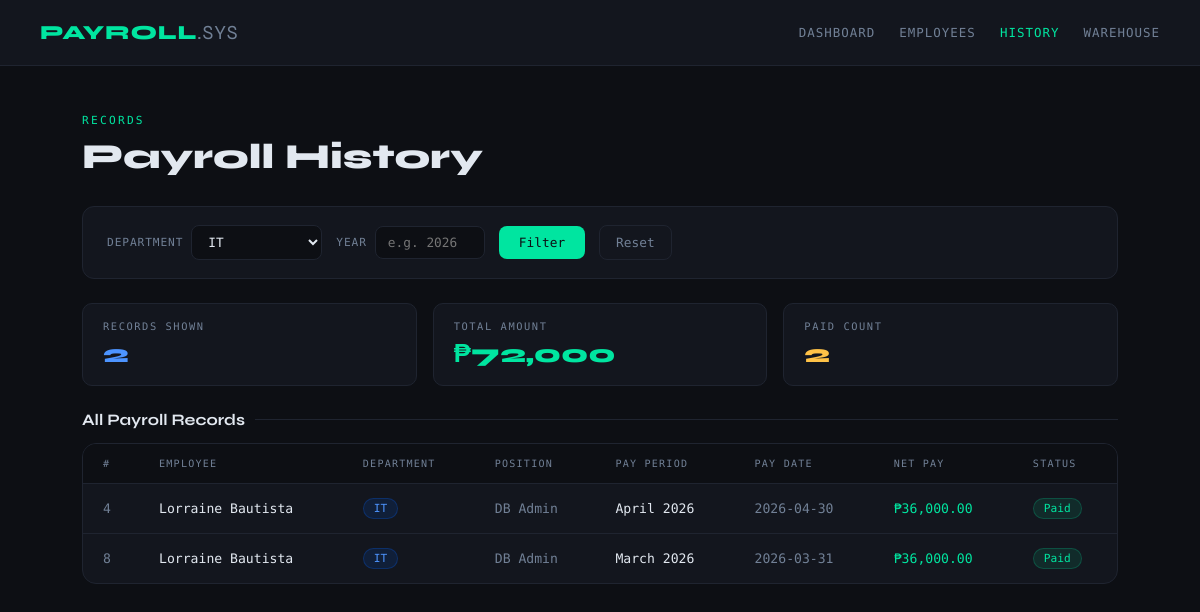
/payroll_history.php?department=IT, run on the app's committed database.
### tables this page shows
CREATE TABLE IF NOT EXISTS payroll (
    payroll_id  INT            NOT NULL AUTO_INCREMENT,
    employee_id INT            NOT NULL,
    amount_paid DECIMAL(10,2)  NOT NULL,
    pay_date    DATE           NOT NULL,
    pay_period  VARCHAR(50)    NOT NULL,
    status      VARCHAR(20)    NOT NULL DEFAULT 'Pending',
    PRIMARY KEY (payroll_id),
    FOREIGN KEY (employee_id) REFERENCES employees(employee_id)
        ON UPDATE CASCADE ON DELETE RESTRICT
);

CREATE TABLE IF NOT EXISTS departments (
    department_id   INT          NOT NULL AUTO_INCREMENT,
    department_name VARCHAR(100) NOT NULL,
    location        VARCHAR(100),
    PRIMARY KEY (department_id)
);

CREATE TABLE IF NOT EXISTS employees (
    employee_id   INT            NOT NULL AUTO_INCREMENT,
    first_name    VARCHAR(50)    NOT NULL,
    last_name     VARCHAR(50)    NOT NULL,
    email         VARCHAR(100)   NOT NULL UNIQUE,
    position      VARCHAR(100),
    salary        DECIMAL(10,2)  NOT NULL DEFAULT 0.00,
    hire_date     DATE           NOT NULL,
    department_id INT            NOT NULL,
    version       INT            NOT NULL DEFAULT 0,
    PRIMARY KEY (employee_id),
    FOREIGN KEY (department_id) REFERENCES departments(department_id)
        ON UPDATE CASCADE ON DELETE RESTRICT
);

### payroll_history.php (the view, shortened to what this page needs)
<?php include 'config/database.php'; ?>
<!DOCTYPE html>
<html lang="en">
<head>
</head>
<body>
<div class="topbar">
    <a href="dashboard.php" class="topbar-brand">PAYROLL<span>.SYS</span></a>
    <nav class="topbar-nav">
        <a href="dashboard.php">Dashboard</a>
        <a href="employees/index.php">Employees</a>
        <a href="payroll_history.php" class="active">History</a>
        <a href="warehouse/index.php">Warehouse</a>
    </nav>
</div>
<div class="main">
    <div class="page-header">
        <div class="page-label">Records</div>
        <h1 class="page-title">Payroll History</h1>
    </div>
    <div class="filter-bar">
        <form method="GET" action="payroll_history.php">
            <div class="filter-group">
                <span class="filter-label">Department</span>
                <select name="department">
                    <?php
                    $dept_list = $pdo->query("SELECT department_name FROM departments ORDER BY department_name")->fetchAll();
                    foreach ($dept_list as $d):
                        $sel = (isset($_GET['department']) && $_GET['department'] === $d['department_name']) ? 'selected' : '';
                    ?>
                    <option value="<?= htmlspecialchars($d['department_name']) ?>" <?= $sel ?>><?= htmlspecialchars($d['department_name']) ?></option>
                    <?php endforeach; ?>
                </select>
            </div>
            <div class="filter-group">
                <span class="filter-label">Year</span>
                <input type="number" name="year" placeholder="e.g. 2026" value="<?= htmlspecialchars($_GET['year'] ?? '') ?>">
            </div>
            <button type="submit" class="btn-filter">Filter</button>
            <a href="payroll_history.php" class="btn-reset">Reset</a>
        </form>
    </div>
    <?php
    $where  = [];
    $params = [];
    if (!empty($_GET['department'])) {
        $where[]  = "d.department_name = ?";
        $params[] = $_GET['department'];
    }
    $whereSQL = count($where) ? "WHERE " . implode(" AND ", $where) : "";
    $sql = "
        SELECT p.payroll_id,
               CONCAT(e.first_name,' ',e.last_name) AS employee_name,
               d.department_name, e.position,
               p.pay_period, p.pay_date, p.amount_paid, p.status
        FROM payroll p
        JOIN employees   e ON p.employee_id   = e.employee_id
        JOIN departments d ON e.department_id = d.department_id
        $whereSQL
        ORDER BY p.pay_date DESC, p.payroll_id DESC
    ";
    $stmt2 = $pdo->prepare($sql);
    $stmt2->execute($params);
    $rows = $stmt2->fetchAll();
    $total_records = count($rows);
    $total_amount  = array_sum(array_column($rows, 'amount_paid'));
    $paid_count    = count(array_filter($rows, fn($r) => $r['status'] === 'Paid'));
    ?>
    <div class="stats">
        <div class="stat"><div class="stat-label">Records Shown</div><div class="stat-value blue"><?= $total_records ?></div></div>
        <div class="stat"><div class="stat-label">Total Amount</div><div class="stat-value green">₱<?= number_format($total_amount, 0) ?></div></div>
        <div class="stat"><div class="stat-label">Paid Count</div><div class="stat-value amber"><?= $paid_count ?></div></div>
    </div>
    <div class="section-title">All Payroll Records</div>
    <div class="table-wrap">
        <table>
            <thead>
                <tr>
                    <th>#</th><th>Employee</th><th>Department</th>
                    <th>Position</th><th>Pay Period</th><th>Pay Date</th>
                    <th>Net Pay</th><th>Status</th>
                </tr>
            </thead>
            <tbody>
            <?php if (empty($rows)): ?>
                <tr><td colspan="8">
                    <div class="empty">
                        <div class="empty-icon">📋</div>
                        <div class="empty-title">No records found</div>
                        <div>Process a payment from the Employees page to see records here.</div>
                    </div>
                </td></tr>
            <?php else: foreach ($rows as $r): ?>
                <tr>
                    <td style="color:var(--text-dim)"><?= $r['payroll_id'] ?></td>
                    <td style="font-weight:500"><?= htmlspecialchars($r['employee_name']) ?></td>
                    <td><span class="dept-pill"><?= htmlspecialchars($r['department_name']) ?></span></td>
                    <td style="color:var(--text-dim)"><?= htmlspecialchars($r['position']) ?></td>
                    <td><?= htmlspecialchars($r['pay_period']) ?></td>
                    <td style="color:var(--text-dim)"><?= $r['pay_date'] ?></td>
                    <td class="amount">₱<?= number_format($r['amount_paid'], 2) ?></td>
                    <td><span class="badge <?= $r['status'] === 'Paid' ? 'badge-paid' : 'badge-pending' ?>"><?= $r['status'] ?></span></td>
                </tr>
            <?php endforeach; endif; ?>
            </tbody>
        </table>
    </div>
</div>
</body>
</html>

### payroll_history.php (style rules this page uses)
*, *::before, *::after { box-sizing: border-box; margin: 0; padding: 0; }
:root { --bg: #0d0f14; --surface: #13161e; --border: #1f2430; --accent: #00e5a0; --accent2: #0066ff; --text: #e2e8f0; --text-dim: #718096; --warn: #ffc247; --danger: #ff4d6d; }
body { background: var(--bg); color: var(--text); font-family: 'DM Mono', monospace; min-height: 100vh; }
.topbar { display: flex; align-items: center; justify-content: space-between; padding: 20px 40px; border-bottom: 1px solid var(--border); background: var(--surface); position: sticky; top: 0; z-index: 50; }
.topbar-brand { font-family: 'Syne', sans-serif; font-weight: 800; font-size: 1.25rem; letter-spacing: .04em; color: var(--accent); text-decoration: none; }
.topbar-brand span { color: var(--text-dim); font-weight: 400; }
.topbar-nav { display: flex; gap: 24px; }
.topbar-nav a { color: var(--text-dim); text-decoration: none; font-size: .78rem; letter-spacing: .08em; text-transform: uppercase; transition: color .2s; }
.topbar-nav a:hover, .topbar-nav a.active { color: var(--accent); }
.main { max-width: 1100px; margin: 0 auto; padding: 48px 32px; }
.page-header { margin-bottom: 28px; }
.page-label { font-size: .7rem; letter-spacing: .2em; text-transform: uppercase; color: var(--accent); margin-bottom: 8px; }
.page-title { font-family: 'Syne', sans-serif; font-size: 2.2rem; font-weight: 800; }
.filter-bar { background: var(--surface); border: 1px solid var(--border); border-radius: 12px; padding: 18px 24px; margin-bottom: 24px; }
.filter-bar form { display: flex; align-items: center; gap: 14px; flex-wrap: wrap; }
.filter-group { display: flex; align-items: center; gap: 8px; }
.filter-label { font-size: .7rem; color: var(--text-dim); text-transform: uppercase; letter-spacing: .08em; white-space: nowrap; }
select, input[type="number"] { background: var(--bg); border: 1px solid var(--border); border-radius: 8px; padding: 8px 12px; color: var(--text); font-family: 'DM Mono', monospace; font-size: .8rem; outline: none; transition: border-color .2s; }
select option { background: var(--surface); }
input[type="number"] { width: 110px; }
.btn-filter { padding: 9px 20px; background: var(--accent); color: #0d0f14; border: none; border-radius: 8px; font-family: 'DM Mono', monospace; font-size: .8rem; font-weight: 500; cursor: pointer; transition: background .2s; }
.btn-reset { padding: 9px 16px; background: transparent; color: var(--text-dim); border: 1px solid var(--border); border-radius: 8px; font-family: 'DM Mono', monospace; font-size: .8rem; cursor: pointer; text-decoration: none; transition: all .2s; }
.stats { display: flex; gap: 16px; margin-bottom: 24px; flex-wrap: wrap; }
.stat { flex: 1; min-width: 120px; background: var(--surface); border: 1px solid var(--border); border-radius: 10px; padding: 16px 20px; }
.stat-label { font-size: .65rem; letter-spacing: .15em; text-transform: uppercase; color: var(--text-dim); margin-bottom: 6px; }
.stat-value { font-family: 'Syne', sans-serif; font-size: 1.6rem; font-weight: 800; }
.green { color: var(--accent); }
.blue { color: #4d94ff; }
.amber { color: var(--warn); }
.section-title { font-family: 'Syne', sans-serif; font-size: 1rem; font-weight: 700; margin-bottom: 14px; display: flex; align-items: center; gap: 10px; }
.section-title::after { content: ''; flex: 1; height: 1px; background: var(--border); }
.table-wrap { background: var(--surface); border: 1px solid var(--border); border-radius: 14px; overflow: hidden; }
table { width: 100%; border-collapse: collapse; font-size: .82rem; }
thead tr { background: var(--bg); border-bottom: 1px solid var(--border); }
th { padding: 14px 20px; text-align: left; font-size: .63rem; letter-spacing: .12em; text-transform: uppercase; color: var(--text-dim); font-weight: 500; }
tbody tr { border-bottom: 1px solid var(--border); transition: background .15s; }
tbody tr:last-child { border-bottom: none; }
td { padding: 14px 20px; vertical-align: middle; }
.badge { display: inline-block; padding: 3px 10px; border-radius: 20px; font-size: .7rem; font-weight: 500; }
.badge-paid { background: rgba(0,229,160,.1); color: var(--accent); border: 1px solid rgba(0,229,160,.2); }
.dept-pill { display: inline-block; padding: 3px 10px; border-radius: 20px; font-size: .7rem; background: rgba(0,102,255,.12); color: #4d94ff; border: 1px solid rgba(0,102,255,.25); }
.amount { color: var(--accent); }

### data on the page
payroll: payroll_id "4", employee_name "Lorraine Bautista", departments.department_name "IT", employee.position "DB Admin", pay_period "April 2026", pay_date "2026-04-30", amount_paid "36,000.00", status "Paid"
payroll: payroll_id "8", employee_name "Lorraine Bautista", departments.department_name "IT", employee.position "DB Admin", pay_period "March 2026", pay_date "2026-03-31", amount_paid "36,000.00", status "Paid"

### other printed values
$total_records "2"
$total_amount "72,000"
$paid_count "2"
form field department "IT"
